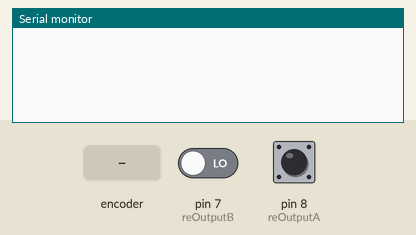
Bench run of a sketch on a simulated Arduino Uno, built with avr-gcc and run on an emulated ATmega328P. Shown: the last lines printed to the serial monitor. The test bench sets the inputs (shaded band); at power-on: pin 7 (reOutputB) LOW, pin 8 (reOutputA) HIGH.

Above: at 1.2 s.
1.3 s: rotary encoder on pin 8 (reOutputA) / pin 7 (reOutputB) turned 1 step (first pin leading)
At 2.6 s:
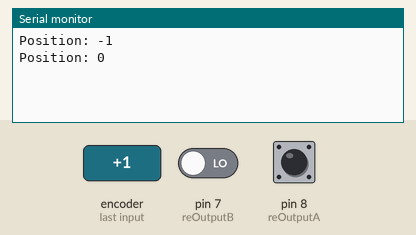
3.0 s: rotary encoder on pin 8 (reOutputA) / pin 7 (reOutputB) turned 1 step (first pin leading)
At 3.9 s:
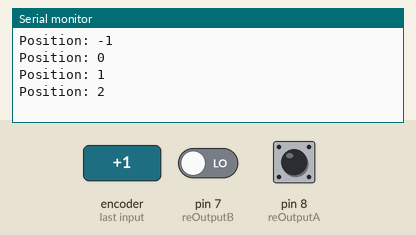
Timing chart, 0 to 6.0 s (numbered marks = the images above; inputs shaded):
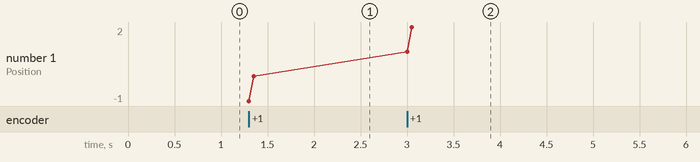

The sketch:

test_rotary_encoder.ino
```cpp
/*     Arduino Rotary Encoder Tutorial
 *
 *  by Dejan Nedelkovski, www.HowToMechatronics.com
 *
 */

 #define reOutputA 8
 #define reOutputB 7

 int reCounter = 0;
 int reState;
 int reLastState;

 void setup() {
   pinMode (reOutputA,INPUT);
   pinMode (reOutputB,INPUT);

   Serial.begin (9600);
   // Reads the initial state of the outputA
   reLastState = digitalRead(reOutputA);
 }

 void loop() {
    reLoop();
 }

 void reLoop() {
   reState = digitalRead(reOutputA); // Reads the "current" state of the outputA
   // If the previous and the current state of the outputA are different, that means a Pulse has occured
   if (reState != reLastState){
     // If the outputB state is different to the outputA state, that means the encoder is rotating clockwise
     if (digitalRead(reOutputB) != reState) {
       reCounter ++;
     } else {
       reCounter --;
     }
     Serial.print("Position: ");
     Serial.println(reCounter);
   }
   reLastState = reState; // Updates the previous state of the outputA with the current state
 }
```

Measured:
- after the input at 1.3 s, the serial monitor: prints a new line at once (image 1)
- after the input at 3.0 s, the serial monitor: prints a new line at once (image 2)
- plotted number 1: 0 → 2 after the input at 3.0 s
